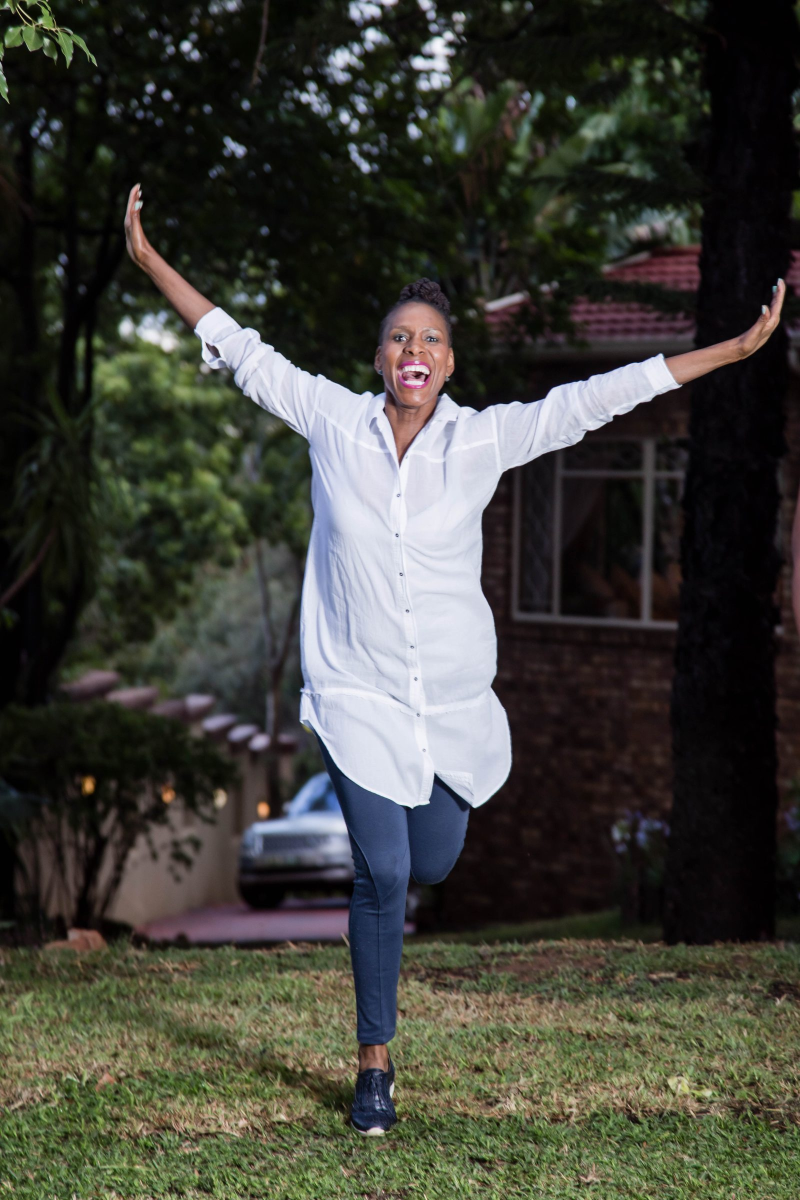
#> input picture assets/img/ft-0006.jpg, 1600 x 2400 px (shown at 1/2 size)
$ python -i build_derivatives.py   (imports and definitions only)
#> lines starting #> are read from the running program, lines starting #| are printed output that depends on the picture; after the words box and inside, x2 and y2 are one past the last pixel; in counts of white or black regions, pixels touching at a corner belong together
#> further down, picture is the input picture: PIL image 1600x2400 RGB; mean R, G, B 63.9, 64.1, 56.6
"""Build web derivatives for the presentation from the verified WORKING copies.

  py tools/build_derivatives.py            build anything missing
  py tools/build_derivatives.py --force    rebuild everything in SPEC

Rules (Design Constitution / Final Story Architecture):
- Sources are resolved by canonical FT ID through photo-visual-intelligence.csv.
- 01_ORIGINAL_PHOTOS is never read or written; working copies are read-only here.
- Rotation and crops exist ONLY in the derivative. No sharpening, no colour work.
- JPEG q82-84, metadata stripped, aspect preserved, never upscaled.
- FT-0430 is cropped to the clinician alone (patient privacy is binding).
- The four approved prototype derivatives (0155/0157/0197/0274) are not rebuilt.

Writes assets/img/ft-XXXX.jpg and assets/js/images.js (pixel sizes for layout).
"""
import csv, json, os, re, sys
from PIL import Image, ImageOps, ImageFilter

# [5 lines not run here, left out]

SITE = os.path.dirname(os.path.dirname(os.path.abspath(__file__)))
ROOT = os.path.dirname(SITE)
WORK = os.path.join(ROOT, "02_WORKING_PHOTOS")
CSV = os.path.join(ROOT, "03_ASSET_INVENTORY", "photo-visual-intelligence.csv")
OUT = os.path.join(SITE, "assets", "img")

# id: (rotate_ccw_degrees, crop (l,t,r,b as fractions AFTER rotation) | "trim" | None, long_edge)
# "trim" removes the white scanner border of flatbed scans.
T = "trim"
SPEC = {
    # 02 Young Founa — re-photographed prints, cropped to the print
    295: (0, (0.02, 0.02, 0.98, 0.98), 1600),
    296: (0, (0.09, 0.115, 0.91, 0.99), 1600),
    297: (0, (0.0, 0.315, 1.0, 1.0), 1600),
    # 02 Young Fona — Pretoria / pre-family years (client-supplied re-photographed prints,
    # 960x1280 sources: cropped to the print, never enlarged; 0470 is a sideways print)
    466: (0, (0.01, 0.045, 0.925, 0.99), 1600), 467: (0, (0.03, 0.055, 0.872, 0.935), 1600),
    468: (0, (0.03, 0.045, 0.90, 0.965), 1600), 469: (0, (0.155, 0.04, 0.95, 0.915), 1600),
    470: (90, (0.165, 0.05, 0.955, 0.965), 1600), 471: (0, (0.06, 0.03, 0.955, 0.97), 1600),
    # 03 Early family life
    73: (0, T, 1600), 96: (0, (0.045, 0.01, 0.935, 0.955), 1600), 76: (0, T, 1600),
    97: (0, (0.0, 0.205, 1.0, 1.0), 1600), 77: (0, T, 1600), 78: (0, T, 1600),
    88: (0, T, 1600), 75: (0, T, 1600),
    # 04 Graduation (0136/0138 are rotated scans: corrected here only)
    136: (90, T, 1600), 148: (0, T, 1600), 138: (90, T, 1600), 142: (0, T, 1600), 144: (0, T, 1600),
    # 05 Wedding day
    154: (0, T, 1600), 161: (0, (0.0, 0.0, 1.0, 0.85), 1600), 170: (0, (0.09, 0.0, 1.0, 1.0), 1600),
    165: (0, (0.05, 0.0, 1.0, 1.0), 1600), 156: (0, T, 1600), 163: (0, (0.0, 0.01, 1.0, 0.86), 1600),
    166: (0, (0.0, 0.14, 1.0, 0.89), 1600), 167: (0, (0.0, 0.02, 1.0, 1.0), 1600),
    158: (0, (0.09, 0.05, 0.92, 0.96), 1600),
    # 06 Holidays
    111: (0, (0.01, 0.01, 0.975, 0.99), 2000), 118: (0, (0.03, 0.0, 0.90, 0.97), 1600),
    107: (0, T, 1600), 108: (0, T, 1600), 113: (0, (0.02, 0.02, 0.98, 0.98), 1600),
    121: (0, None, 1600), 114: (0, None, 1600), 119: (0, None, 1600),
    404: (0, None, 1600), 405: (0, None, 1600), 248: (0, None, 1600), 26: (0, None, 1600),
    24: (0, None, 1600), 188: (0, (0.0, 0.02, 1.0, 0.93), 1600), 189: (0, None, 1600),
    # 07 Friends, family & joy
    180: (0, T, 1600), 179: (0, T, 1600), 109: (90, T, 1600), 190: (0, (0.0, 0.05, 1.0, 0.78), 1600),
    176: (90, T, 1600), 233: (0, None, 2400), 234: (0, None, 2000), 236: (0, None, 2000),
    237: (0, None, 1600), 45: (0, None, 2000), 43: (0, None, 2000), 44: (0, None, 2000),
    62: (0, None, 2000), 40: (0, None, 1600), 435: (0, None, 1600),
    465: (0, None, 1600), 407: (0, None, 1600),
    # 08 Dentistry, Refodile & community
    414: (0, None, 1600), 413: (0, None, 1600), 415: (0, None, 1600), 388: (0, None, 1600),
    392: (0, None, 1600), 193: (90, T, 1600),
    430: (0, (0.0, 0.0, 1.0, 0.50), 1600),   # PRIVACY: clinician only, patient fully out of frame
    420: (0, None, 1600), 448: (0, None, 1600), 454: (0, None, 1600),
    456: (0, (0.0, 0.125, 1.0, 0.875), 1600), 408: (0, None, 1600), 437: (0, None, 1600),
    399: (0, None, 1600),
    # 09 Milestones
    205: (0, None, 1800), 29: (0, None, 1600), 13: (0, None, 2000), 224: (0, None, 2000),
    223: (0, None, 1600), 226: (0, None, 1600), 228: (0, None, 1600), 442: (0, None, 1600),
    230: (0, None, 1600), 444: (0, None, 1600),
    # 10 Today
    6: (0, None, 2400), 7: (0, None, 2000), 55: (0, None, 2000), 57: (0, None, 2000),
    54: (0, None, 2000), 213: (0, None, 2400), 208: (0, None, 1800), 273: (0, None, 1800),
    282: (0, None, 1800), 294: (0, None, 1800), 286: (0, None, 1800), 36: (0, None, 1800),
    38: (0, None, 1800), 216: (0, None, 1800), 239: (0, None, 1800), 215: (0, None, 1800),
    # 11 Closing — 16:9 art crop, reserved for the closing scene only
    56: (0, (0.0, 0.03, 1.0, 0.7518), 2400),
}
KEEP = (155, 157, 197, 274)  # approved prototype derivatives


def norm(s):
    return re.sub(r"[^a-z0-9]", "", s.lower())


# [16 lines left out: function sources, not called in this run]


def trim_white(im):
    """Bounding box of everything that is not the white scanner bed, inset ~1%."""
    g = im.convert("L").filter(ImageFilter.GaussianBlur(3))
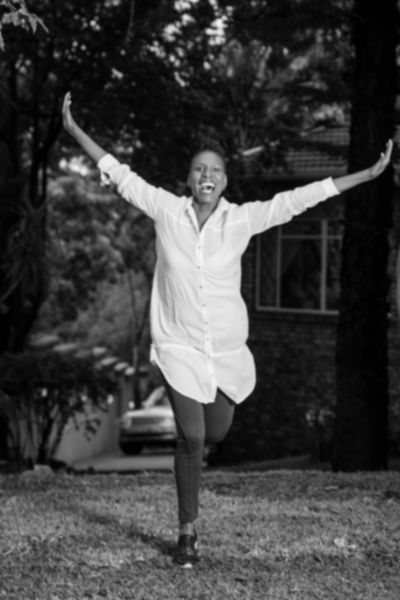
#> g: PIL image 1600x2400 L (shown at 1/4 size); min 0, max 245, mean 63.2
    mask = g.point(lambda v: 255 if v < 232 else 0)
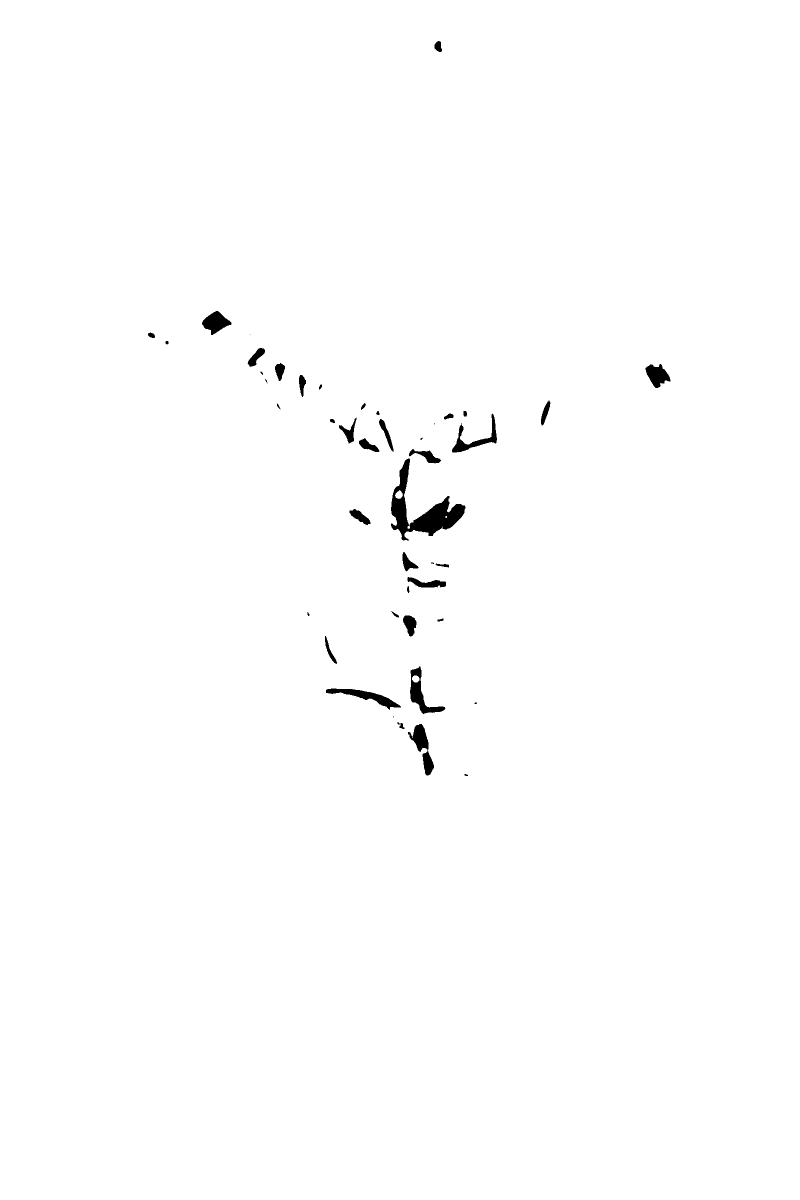
#> mask: PIL image 1600x2400 L (shown at 1/2 size); 99.3% white; 46 black regions (9 under 20 px), largest, box (x1, y1, x2, y2) and area: (782, 917, 931, 1082) 7430, (820, 1333, 891, 1428) 1989, (816, 1448, 868, 1551) 1981
    box = mask.getbbox() or (0, 0) + im.size
#> box = (0, 0, 1600, 2400)
    dx, dy = int((box[2] - box[0]) * 0.012), int((box[3] - box[1]) * 0.012)
#> dx = 19; dy = 28
    return im.crop((box[0] + dx, box[1] + dy, box[2] - dx, box[3] - dy))
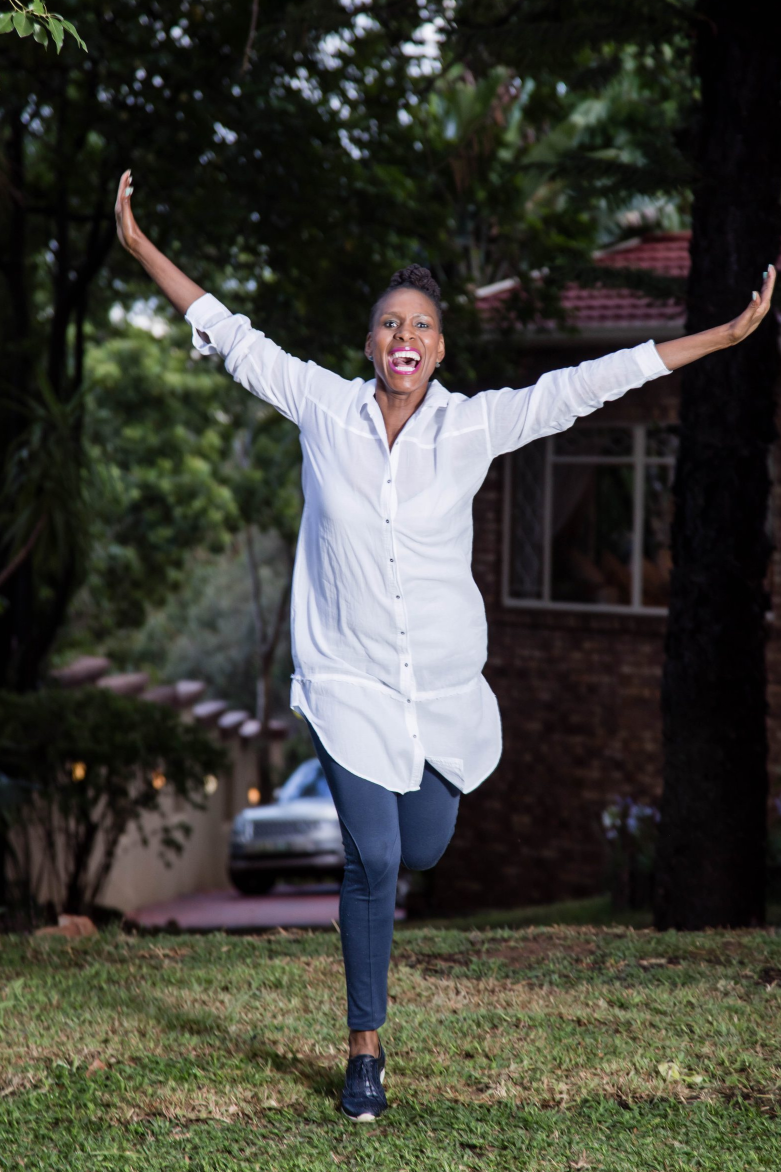
#> returned value: PIL image 1562x2344 RGB (shown at 1/2 size); mean R, G, B 64.5, 64.6, 57.5


# [38 lines left out: functions build, main, not called in this run]


# [2 lines not run here, left out]

>>> from PIL import Image
>>> picture = Image.open('../assets/img/ft-0006.jpg')
>>> result = trim_white(picture)

$ run again, on assets/img/ft-0026.jpg
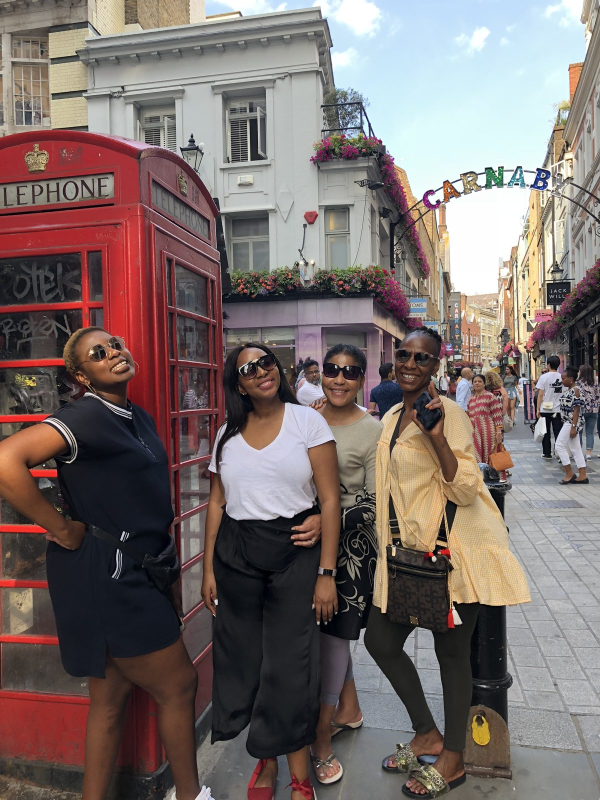
#> input picture assets/img/ft-0026.jpg, 1200 x 1600 px (shown at 1/2 size)
#> picture is the input picture: PIL image 1200x1600 RGB; mean R, G, B 122.4, 109.4, 106.8
#> in trim_white, `mask = g.point(lambda v: 255 if v < 232 else 0)`:
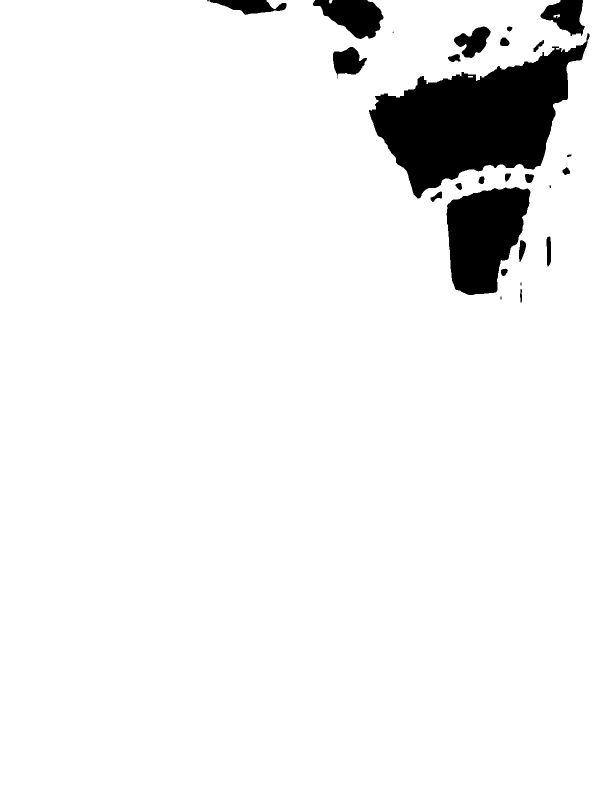
#> mask: PIL image 1200x1600 L (shown at 1/2 size); 93.9% white; 28 black regions (6 under 20 px), largest, box (x1, y1, x2, y2) and area: (738, 66, 1179, 397) 69925, (893, 374, 1061, 590) 25890, (626, 0, 767, 78) 6865
#> box = (0, 0, 1200, 1600)
#> dx = 14; dy = 19
#> in trim_white, `return im.crop((box[0] + dx, box[1] + dy, box[2] - dx, box[3] - dy))`:
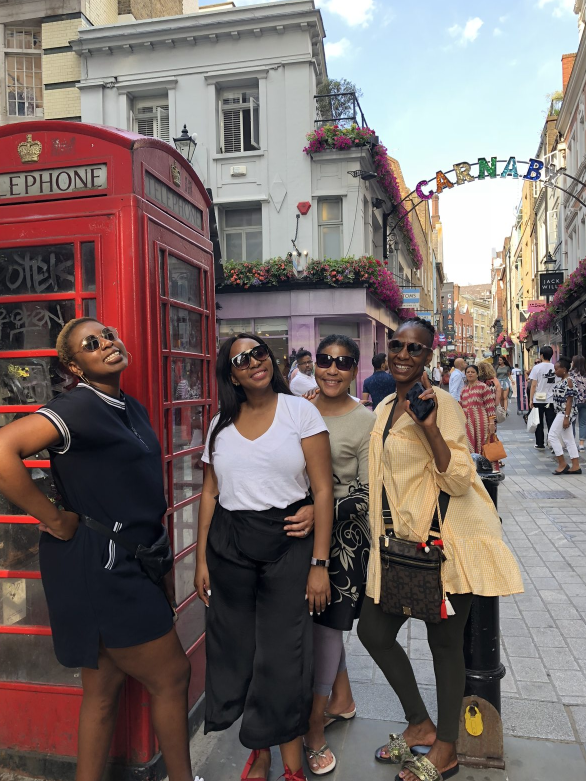
#> returned value: PIL image 1172x1562 RGB (shown at 1/2 size); mean R, G, B 121.7, 108.6, 106

$ run again, on assets/img/ft-0029.jpg
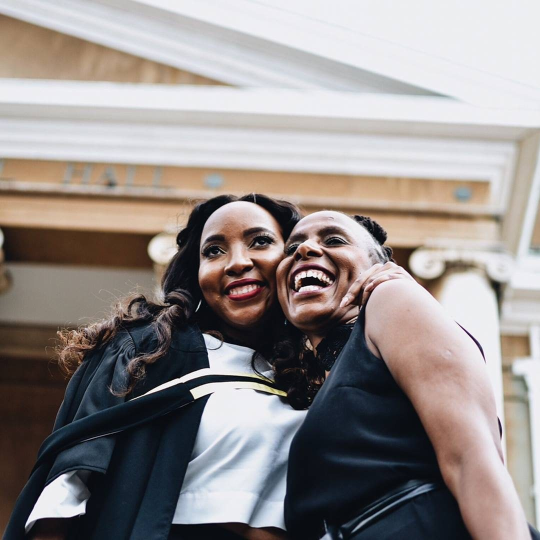
#> input picture assets/img/ft-0029.jpg, 1080 x 1080 px (shown at 1/2 size)
#> picture is the input picture: PIL image 1080x1080 RGB; mean R, G, B 148.3, 141.6, 139.8
#> in trim_white, `mask = g.point(lambda v: 255 if v < 232 else 0)`:
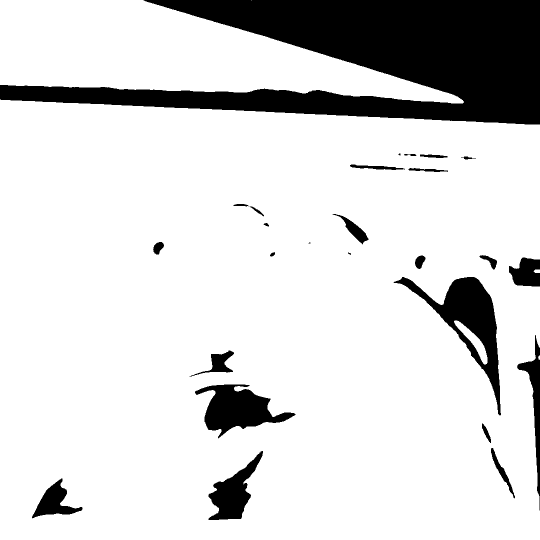
#> mask: PIL image 1080x1080 L (shown at 1/2 size); 84.4% white; 28 black regions (5 under 20 px), largest, box (x1, y1, x2, y2) and area: (0, 0, 1080, 249) 133883, (787, 554, 1002, 831) 14998, (390, 769, 591, 877) 10267
#> box = (0, 0, 1080, 1080)
#> dx = 12
#> in trim_white, `return im.crop((box[0] + dx, box[1] + dy, box[2] - dx, box[3] - dy))`:
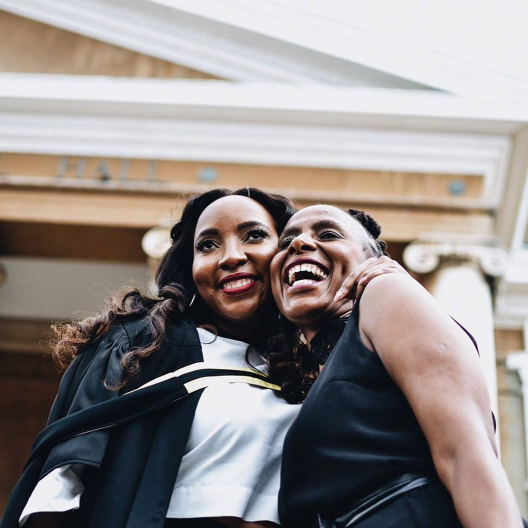
#> returned value: PIL image 1056x1056 RGB (shown at 1/2 size); mean R, G, B 148.2, 141.3, 139.5
